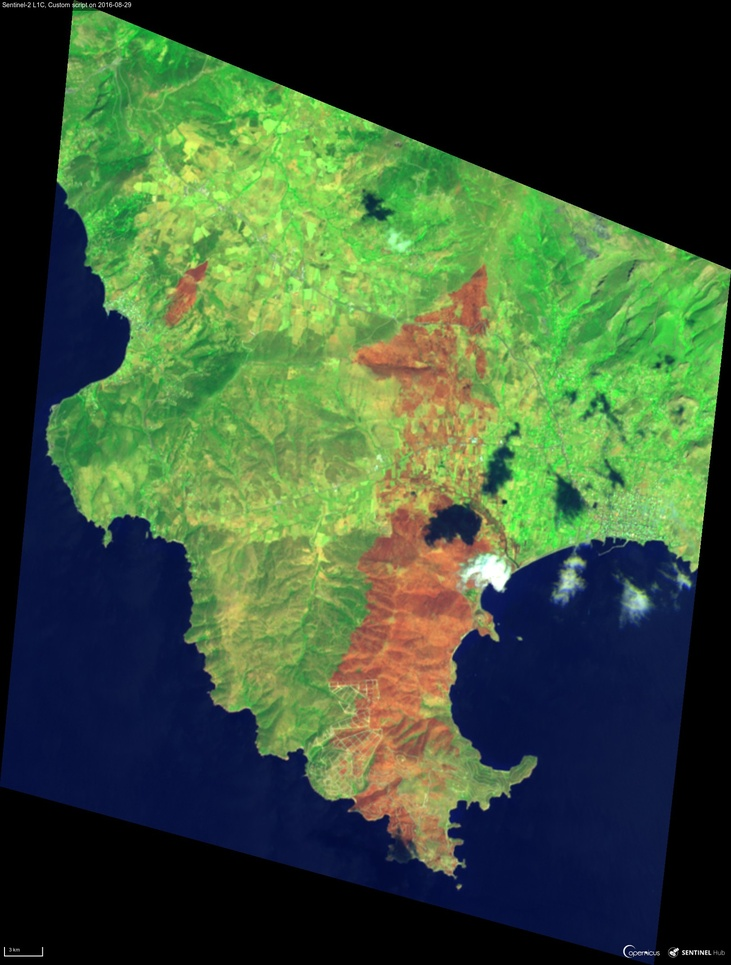
#> input picture images/image1-f.jpg, 731 x 965 px, shrunk from 1624 x 2144 before the run
$ python deblur.py ../images/image1-f.jpg
#> lines starting #> are read from the running program, lines starting #| are printed output that depends on the picture
import numpy as np
import cv2 as cv

from common import nothing


def blur_edge(img, d=31):
    h, w  = img.shape[:2]
    img_pad = cv.copyMakeBorder(img, d, d, d, d, cv.BORDER_WRAP)
    img_blur = cv.GaussianBlur(img_pad, (2*d+1, 2*d+1), -1)[d:-d,d:-d]
    y, x = np.indices((h, w))
    dist = np.dstack([x, w-x-1, y, h-y-1]).min(-1)
    w = np.minimum(np.float32(dist)/d, 1.0)
    return img*w + img_blur*(1-w)

def motion_kernel(angle, d, sz=65):
    kern = np.ones((1, d), np.float32)
    c, s = np.cos(angle), np.sin(angle)
    A = np.float32([[c, -s, 0], [s, c, 0]])
    sz2 = sz // 2
    A[:,2] = (sz2, sz2) - np.dot(A[:,:2], ((d-1)*0.5, 0))
    kern = cv.warpAffine(kern, A, (sz, sz), flags=cv.INTER_CUBIC)
    return kern

# [5 lines left out: function defocus_kernel, not called in this run]


if __name__ == '__main__':
    print(__doc__)
    import sys, getopt
    opts, args = getopt.getopt(sys.argv[1:], '', ['circle', 'angle=', 'd=', 'snr='])
    opts = dict(opts)
    try:
        fn = args[0]
    except:
        fn = '../data/licenseplate_motion.jpg'

    win = 'deconvolution'

    img = cv.imread(fn, 0)
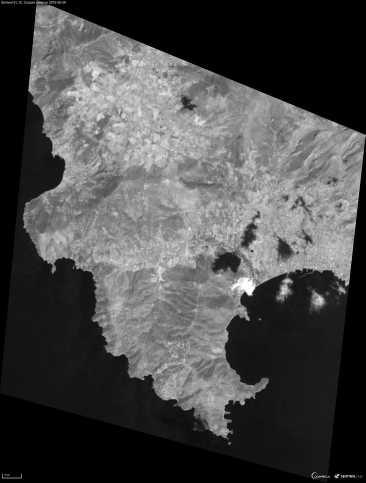
#> img: shape (965, 731) (shown at 1/2 size); min 0, max 255, mean 74
    if img is None:
        print('Failed to load fn1:', fn1)
        sys.exit(1)

    img = np.float32(img)/255.0
    cv.imshow('input', img)

    img = blur_edge(img)
#> in blur_edge, `img_pad = cv.copyMakeBorder(img, d, d, d, d, cv.BORDER_WRAP)`:
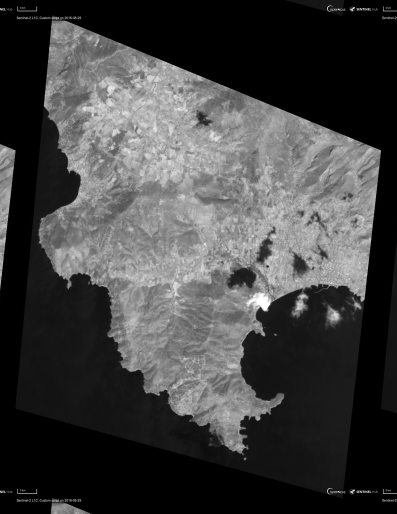
#> img_pad: shape (1027, 793) float32 (shown at 1/2 size); min 0, max 1, mean 0.257
#> in blur_edge, `img_blur = cv.GaussianBlur(img_pad, (2*d+1, 2*d+1), -1)[d:-d,d:-d]`:
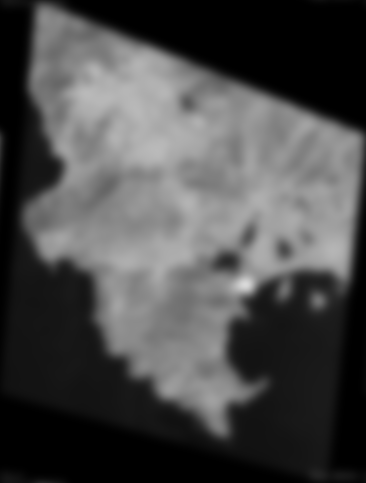
#> img_blur: shape (965, 731) float32 (shown at 1/2 size); min 0, max 0.853, mean 0.29
#> in blur_edge, `w = np.minimum(np.float32(dist)/d, 1.0)`:
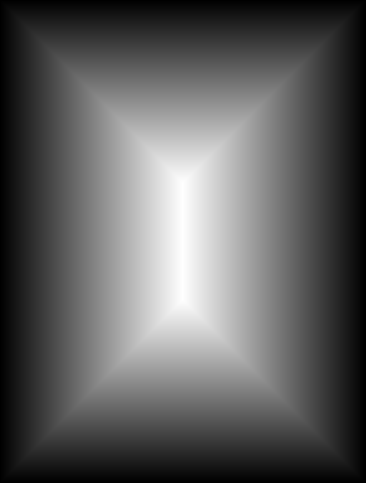
#> dist: shape (965, 731) int64 (shown at 1/2 size); min 0, max 365, mean 136.1; drawn with min black and max white
    IMG = cv.dft(img, flags=cv.DFT_COMPLEX_OUTPUT)

    defocus = '--circle' in opts

    def update(_):
        ang = np.deg2rad( cv.getTrackbarPos('angle', win) )
        d = cv.getTrackbarPos('d', win)
        noise = 10**(-0.1*cv.getTrackbarPos('SNR (db)', win))

        if defocus:
            psf = defocus_kernel(d)
        else:
            psf = motion_kernel(ang, d)
        cv.imshow('psf', psf)

        psf /= psf.sum()
        psf_pad = np.zeros_like(img)
        kh, kw = psf.shape
        psf_pad[:kh, :kw] = psf
        PSF = cv.dft(psf_pad, flags=cv.DFT_COMPLEX_OUTPUT, nonzeroRows = kh)
        PSF2 = (PSF**2).sum(-1)
        iPSF = PSF / (PSF2 + noise)[...,np.newaxis]
        RES = cv.mulSpectrums(IMG, iPSF, 0)
        res = cv.idft(RES, flags=cv.DFT_SCALE | cv.DFT_REAL_OUTPUT )
        res = np.roll(res, -kh//2, 0)
        res = np.roll(res, -kw//2, 1)
        cv.imshow(win, res)

    cv.namedWindow(win)
    cv.namedWindow('psf', 0)
    cv.createTrackbar('angle', win, int(opts.get('--angle', 135)), 180, update)
    cv.createTrackbar('d', win, int(opts.get('--d', 22)), 50, update)
    cv.createTrackbar('SNR (db)', win, int(opts.get('--snr', 25)), 50, update)
    update(None)
#> in update, `cv.imshow('psf', psf)`:
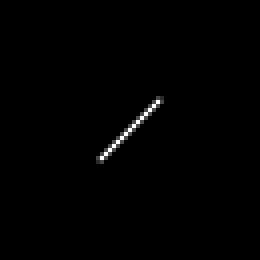
#> window 'psf': shape (65, 65) (shown 4 times larger); min 0, max 255, mean 1.5
#> in update, `res = np.roll(res, -kw//2, 1)`:
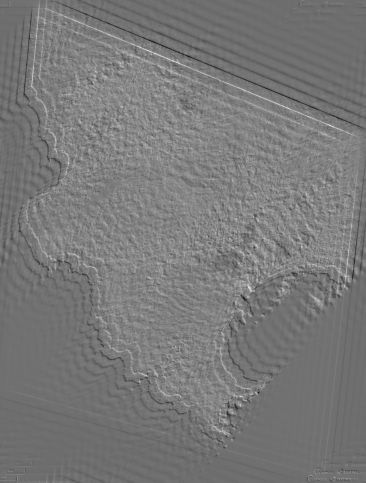
#> res: shape (965, 731) float32 (shown at 1/2 size); min -2.88, max 3.79, mean 0.29; drawn with min black and max white
#> in update, `cv.imshow(win, res)`:
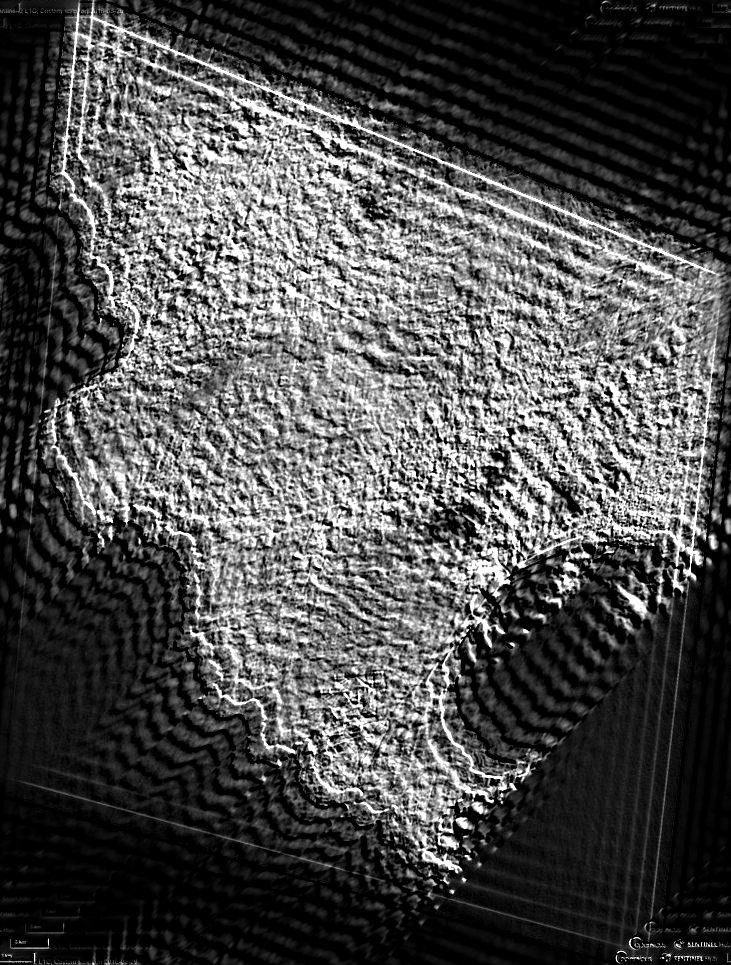
#> window 'deconvolution': shape (965, 731); min 0, max 255, mean 77.5

    while True:
        ch = cv.waitKey()
#> (key Esc is pressed here)
        if ch == 27:
            break
        if ch == ord(' '):
            defocus = not defocus
            update(None)

$ run again, on images/image2-f.jpg
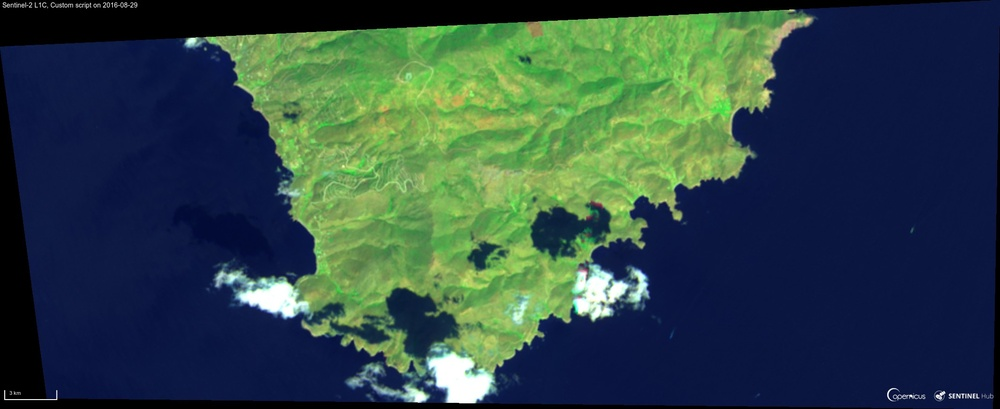
#> input picture images/image2-f.jpg, 1000 x 409 px, shrunk from 2121 x 868 before the run
#> in update, `res = np.roll(res, -kw//2, 1)`:
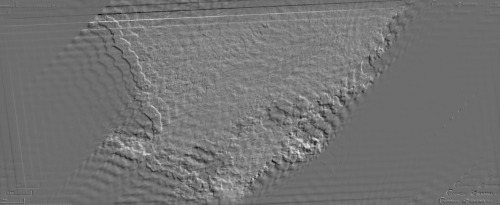
#> res: shape (409, 1000) float32 (shown at 1/2 size); min -2.68, max 3.79, mean 0.248; drawn with min black and max white
#> in update, `cv.imshow(win, res)`:
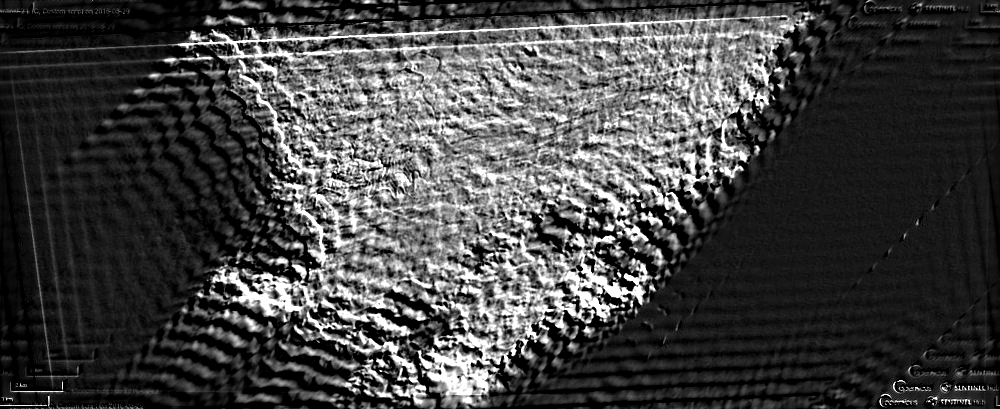
#> window 'deconvolution': shape (409, 1000); min 0, max 255, mean 67.1

$ run again, on images/image4-f.jpg
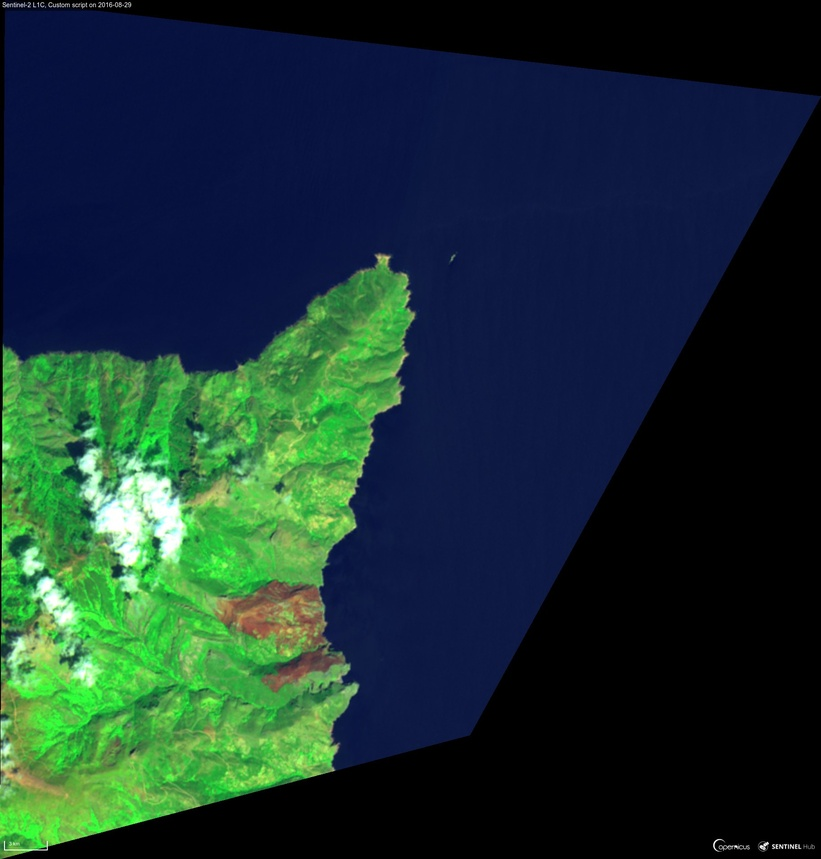
#> input picture images/image4-f.jpg, 821 x 859 px, shrunk from 1823 x 1907 before the run
#> in update, `res = np.roll(res, -kw//2, 1)`:
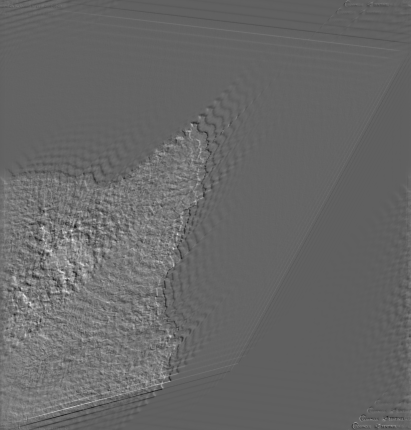
#> res: shape (859, 821) float32 (shown at 1/2 size); min -2, max 3.32, mean 0.166; drawn with min black and max white
#> in update, `cv.imshow(win, res)`:
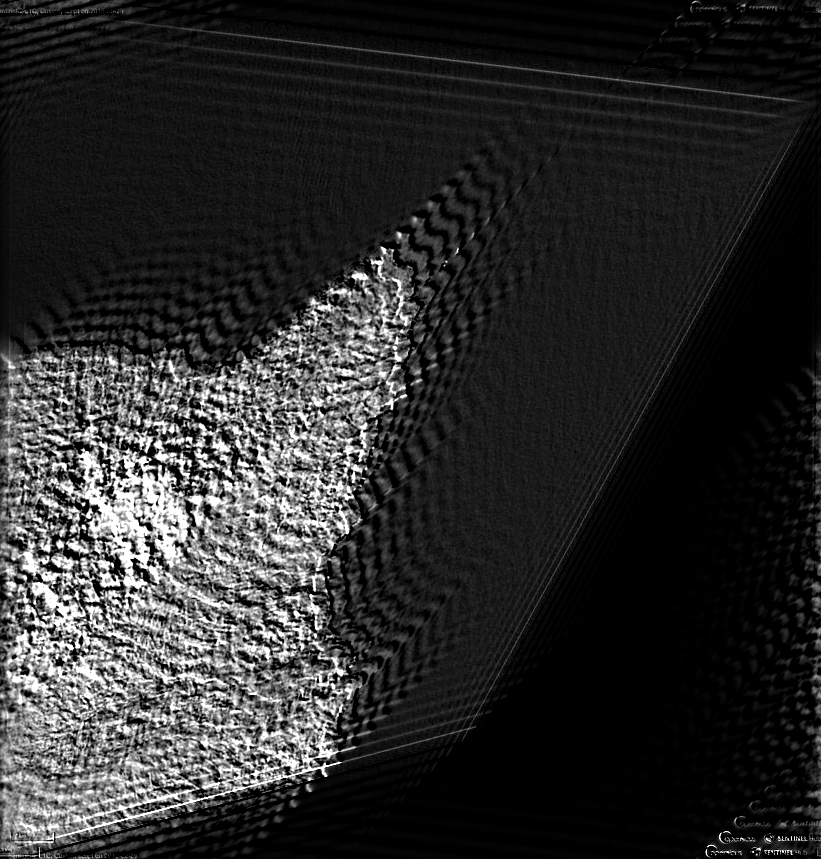
#> window 'deconvolution': shape (859, 821); min 0, max 255, mean 43.5
